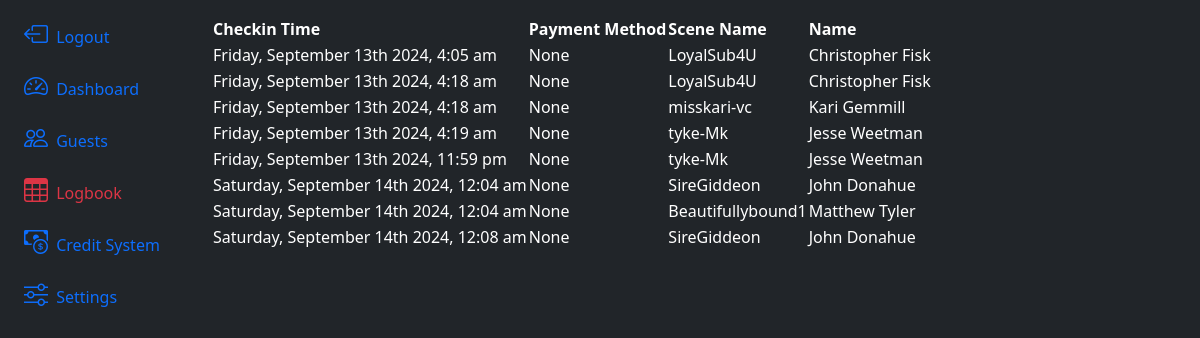
Page /logbook/ on the committed database.
### app/models.py (models this page shows, shortened)
@dataclass
class Guestlog(db.Model):
    id:int = db.Column(db.Integer, primary_key=True)
    checked_in_at = db.Column(db.DateTime(timezone=True), server_default=func.now())
    userID = db.Column(db.Integer, db.ForeignKey('guest.id'))
    paymentMethod:str  = db.Column(db.String(100))

@dataclass
class Guest(db.Model, UserMixin):
    id:int = db.Column(db.Integer, primary_key=True)
    uuid:str  = db.Column(db.String, unique=True, name="uuid")
    fetUsername:str  = db.Column(db.String(100) )
    name:str  = db.Column(db.String(100), nullable=False)
    email:str  = db.Column(db.String(200), unique=True, nullable=False)
    phone:str  = db.Column(db.String(20))
    password:str  = db.Column(db.String(255))
    roles = db.relationship('Role', backref=db.backref('guests'), secondary=guest_role)
    termsCheck:bool = db.Column(db.Boolean(), default=False)
    termsDate = db.Column(db.DateTime(timezone=True), server_default=None)
    credit = db.relationship('GuestCredit',backref='guest')
    logbook = db.relationship('Guestlog', backref='guest')
    lastVisit = db.Column(db.DateTime(timezone=True), server_default=None)
    lastCheckOut = db.Column(db.DateTime(timezone=True), server_default=None)
    created_at = db.Column(db.DateTime(timezone=True), server_default=func.now())

### app/routes.py (the view)
@app.route('/logbook/')
def logbook():
    return render_template('logbook.html', guests=Guest.query.all(), log=Guestlog.query.all())

### app/templates/logbook.html
{% extends 'layout.html' %}
{% block content %}
<div>
    <table class="table-dark rounded-3 overflow-hidden "
        data-toggle="table" data-search="true">
        <thead>
            <tr>
                <th data-sortable="true" scope="col">Checkin Time</th>
                <th data-sortable="true" scope="col">Payment Method</th>
                <th data-sortable="true" scope="col">Scene Name</th>
                <th data-sortable="true" scope="col">Name</th>
            </tr>
        </thead>
        <tbody>
            {% for logItem in log %}
            <tr>
                <td>{{ moment(logItem.checked_in_at).format("dddd, MMMM Do YYYY, h:mm a") }}</td>
                <td scope="row">{{ logItem.paymentMethod }}</td>
                <td scope="row">{{guests[logItem.userID].fetUsername}}</td>
                <td scope="row">{{guests[logItem.userID].name}}</td>
            </tr>
            {% endfor %}
        </tbody>
    </table>
</div>
{% endblock content %}

### rows in the picture
Guestlog: checked_in_at "Friday, September 13th 2024, 4:05 am", paymentMethod "None", userID.fetUsername "LoyalSub4U", userID.name "Christopher Fisk"
Guestlog: checked_in_at "Friday, September 13th 2024, 4:18 am", paymentMethod "None", userID.fetUsername "LoyalSub4U", userID.name "Christopher Fisk"
Guestlog: checked_in_at "Friday, September 13th 2024, 4:18 am", paymentMethod "None", userID.fetUsername "misskari-vc", userID.name "Kari Gemmill"
Guestlog: checked_in_at "Friday, September 13th 2024, 4:19 am", paymentMethod "None", userID.fetUsername "tyke-Mk", userID.name "Jesse Weetman"
Guestlog: checked_in_at "Friday, September 13th 2024, 11:59 pm", paymentMethod "None", userID.fetUsername "tyke-Mk", userID.name "Jesse Weetman"
Guestlog: checked_in_at "Saturday, September 14th 2024, 12:04 am", paymentMethod "None", userID.fetUsername "SireGiddeon", userID.name "John Donahue"
Guestlog: checked_in_at "Saturday, September 14th 2024, 12:04 am", paymentMethod "None", userID.fetUsername "Beautifullybound1", userID.name "Matthew Tyler"
Guestlog: checked_in_at "Saturday, September 14th 2024, 12:08 am", paymentMethod "None", userID.fetUsername "SireGiddeon", userID.name "John Donahue"
